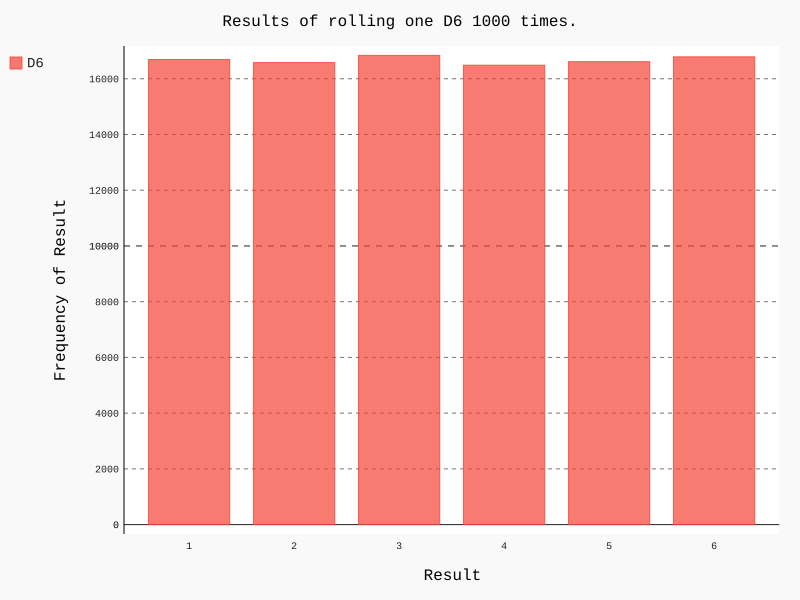

This chart was generated by the following Python code:
#!/usr/bin/env python
# -*- coding: utf-8 -*-
#
#  die_visual.py


if __name__ == '__main__':
    import pygal
    
    from die import Die
    
    #创建一个D6
    die = Die()
    
    #掷几次骰子， 并将结果存储在一个列表中
    results = []
    for roll_num in range(100000):
        result = die.roll()
        results.append(result)
        
    #分析结果
    frequencies = []
    v_list = range(1, die.num_sides+1) #记得range方法要将面数+1
    for value in v_list:
        frequency = results.count(value)
        frequencies.append(frequency)
    
    #对结果进行可视化
    hist = pygal.Bar()#创建一个pygal.Bar()实例并存储在hist中
    
    hist.title = "Results of rolling one D6 1000 times."
    #hist.x_labels = ['1', '2', '3', '4', '5', '6']
    hist.x_labels = list(map(str, v_list))
    hist.x_title = "Result"
    hist.y_title = "Frequency of Result"
    
    hist.add('D6', frequencies)
    hist.render_to_file('die_visual.svg')
    
    print(frequencies)
